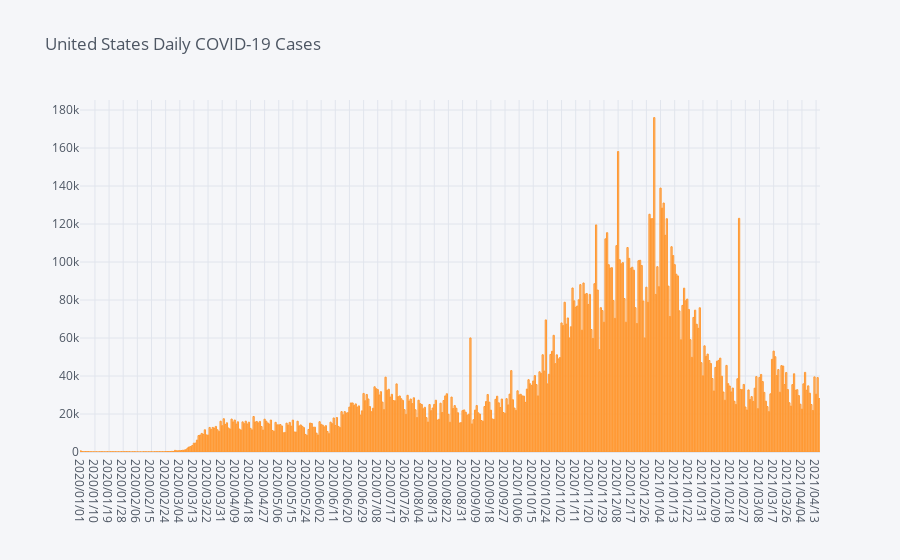

The cell this chart's notebook holds for it:
### Code cell
# create interactive bar plot showing number of cases by date
covid_date.iplot(kind='bar', x ='date', y ='count', title='United States Daily COVID-19 Cases')

### Figure 1 — Plotly figure (JSON) as saved in the notebook; plotly's stock layout.template omitted (floating-point values rounded to 4 significant figures; data arrays with more than 128 entries replaced by an {"elided": "..."} marker saying what was removed)
{"data": [{"marker": {"color": "rgba(255, 153, 51, 0.6)", "line": {"color": "rgba(255, 153, 51, 1.0)", "width": 1}}, "name": "count", "orientation": "v", "text": "", "type": "bar", "x": {"elided": "471 str values"}, "y": {"elided": "471 int values"}}], "layout": {"legend": {"bgcolor": "#F5F6F9", "font": {"color": "#4D5663"}}, "paper_bgcolor": "#F5F6F9", "plot_bgcolor": "#F5F6F9", "title": {"font": {"color": "#4D5663"}, "text": "United States Daily COVID-19 Cases"}, "xaxis": {"gridcolor": "#E1E5ED", "showgrid": true, "tickfont": {"color": "#4D5663"}, "title": {"font": {"color": "#4D5663"}, "text": ""}, "zerolinecolor": "#E1E5ED"}, "yaxis": {"gridcolor": "#E1E5ED", "showgrid": true, "tickfont": {"color": "#4D5663"}, "title": {"font": {"color": "#4D5663"}, "text": ""}, "zerolinecolor": "#E1E5ED"}}}
